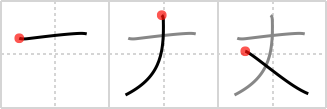
#> input picture media/E4B888.png, 327 x 109 px; its folder holds only this picture in this run
$ python gen-gif-from-image.py
#> lines starting #> are read from the running program, lines starting #| are printed output that depends on the picture
from os import listdir
from os.path import isfile, join

import cv2
import os
import subprocess


mypath = "../media"
onlyfiles = [f for f in listdir(mypath) if isfile(join(mypath, f)) and f.startswith("E") and f.endswith(".png")]
for f in onlyfiles:
  print(f)
  fullpath = join(mypath,f)
  img = cv2.imread(fullpath)
#> img is the input picture: shape (109, 327, 3); mean B, G, R 243.5, 243.6, 244.6
  print(img.shape)
#| (109, 327, 3)
  h = img.shape[0]
#> h = 109
  w = img.shape[1]
#> w = 327
  count = int(w/h + 0.5)
#> count = 3
  print(h,"*",w,"Count:",count)
#| 109 * 327 Count: 3
  output_path = "../media_gif"
  if not os.path.exists(output_path) :
    os.mkdir(output_path)
  temp_path = "../media_pngele"
  if not os.path.exists(temp_path) :
    os.mkdir(temp_path)
  fname = os.path.splitext(os.path.basename(f))[0]
  imglist = []
  for i in range(count):
    print("image ele ", i)
    img_ele = img[:,h*i:h*(i+1),:]
    img_name = join(temp_path, fname +"." + str(i) + ".png")
    cv2.imwrite(img_name, img_ele)
    imglist.append(img_name)
#> this loop made 3 passes
#> pass 1, `img_ele = img[:,h*i:h*(i+1),:]`:
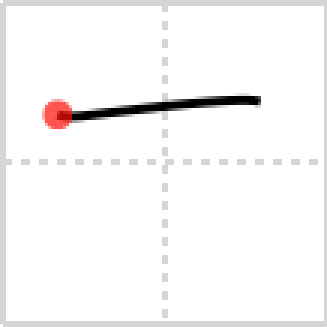
#> img_ele: shape (109, 109, 3) (shown 3 times larger); mean B, G, R 246.3, 246.4, 247.4
#> pass 2, `img_ele = img[:,h*i:h*(i+1),:]`:
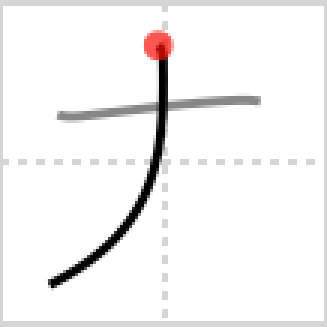
#> img_ele: shape (109, 109, 3) (shown 3 times larger); mean B, G, R 243.1, 243.1, 244.2
#> pass 3, `img_ele = img[:,h*i:h*(i+1),:]`:
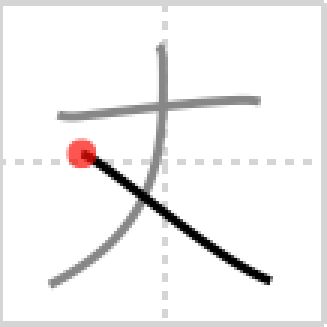
#> img_ele: shape (109, 109, 3) (shown 3 times larger); mean B, G, R 241.2, 241.2, 242.3
#> after the loop, imglist = ['../media_pngele/E4B888.0.png', '../media_pngele/E4B888.1.png', '../media_pngele/E4B888.2.png']

  params = ["magick", "-loop", "0", "-delay", "100", join(output_path, fname + ".gif")]
  params[-1:-1] = imglist
  print(params)
#| ['magick', '-loop', '0', '-delay', '100', '../media_pngele/E4B888.0.png', '../media_pngele/E4B888.1.png', '../media_pngele/E4B888.2.png', '../media_gif/E4B888.gif']
  subprocess.run(params)
#> (this line was passed over: subprocess is not available in this run)
  #convert -loop 0 -delay 100 in1.png in2.png out.gif

$ run again, on media/E4BBA3.png
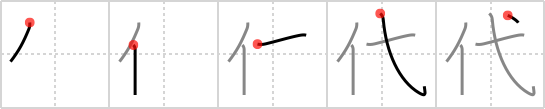
#> input picture media/E4BBA3.png, 545 x 109 px
#> img is the input picture: shape (109, 545, 3); mean B, G, R 244.4, 244.5, 245.5
#| (109, 545, 3)
#| 109 * 545 Count: 5
#> the loop `for i in range(count):` made 5 passes
#> pass 1, `img_ele = img[:,h*i:h*(i+1),:]`:
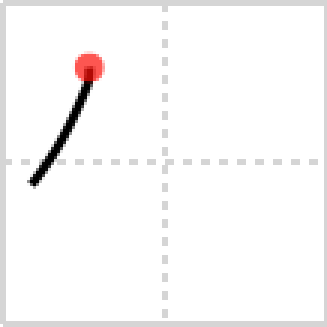
#> img_ele: shape (109, 109, 3) (shown 3 times larger); mean B, G, R 247.9, 247.9, 249
#> pass 3, `img_ele = img[:,h*i:h*(i+1),:]`:
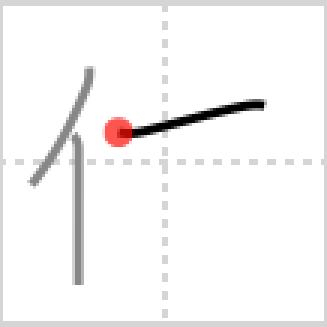
#> img_ele: shape (109, 109, 3) (shown 3 times larger); mean B, G, R 245, 245, 246.1
#> after the loop `for i in range(count):`: imglist = ['../media_pngele/E4BBA3.0.png', '../media_pngele/E4BBA3.1.png', '../media_pngele/E4BBA3.2.png', '../media_pngele/E4BBA3.3.png', '../media_pngele/E4BBA3.4.png']
#> (printed output is left out)

$ run again, on media/E4BBB2.png
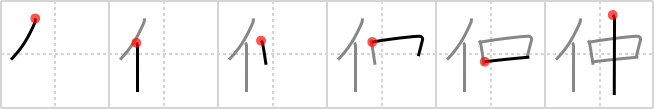
#> input picture media/E4BBB2.png, 654 x 109 px
#> img is the input picture: shape (109, 654, 3); mean B, G, R 244.2, 244.2, 245.3
#| (109, 654, 3)
#| 109 * 654 Count: 6
#> the loop `for i in range(count):` made 6 passes
#> pass 1, `img_ele = img[:,h*i:h*(i+1),:]`:
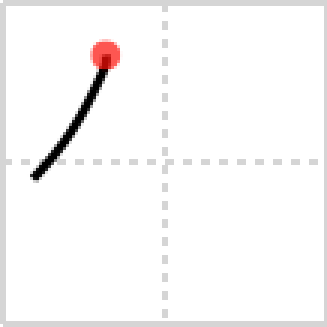
#> img_ele: shape (109, 109, 3) (shown 3 times larger); mean B, G, R 247.6, 247.6, 248.7
#> pass 3, `img_ele = img[:,h*i:h*(i+1),:]`:
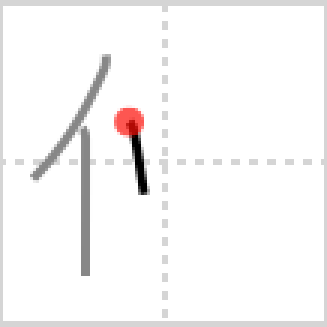
#> img_ele: shape (109, 109, 3) (shown 3 times larger); mean B, G, R 246.5, 246.6, 247.6
#> after the loop `for i in range(count):`: imglist = ['../media_pngele/E4BBB2.0.png', '../media_pngele/E4BBB2.1.png', '../media_pngele/E4BBB2.2.png', '../media_pngele/E4BBB2.3.png', '../media_pngele/E4BBB2.4.png', '../media_pngele/E4BBB2.5.png']
#> (printed output is left out)

$ run again, on media/E4BD99.png
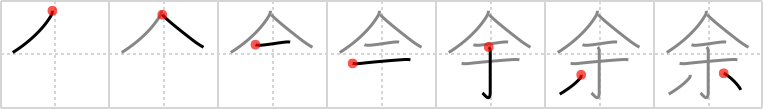
#> input picture media/E4BD99.png, 763 x 109 px
#> img is the input picture: shape (109, 763, 3); mean B, G, R 243.6, 243.6, 244.7
#| (109, 763, 3)
#| 109 * 763 Count: 7
#> the loop `for i in range(count):` made 7 passes
#> pass 1, `img_ele = img[:,h*i:h*(i+1),:]`:
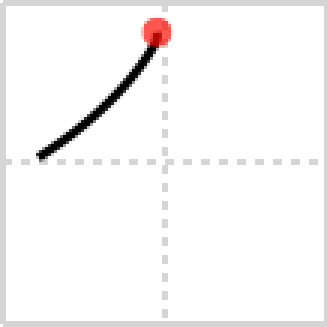
#> img_ele: shape (109, 109, 3) (shown 3 times larger); mean B, G, R 247, 247, 248.1
#> pass 3, `img_ele = img[:,h*i:h*(i+1),:]`:
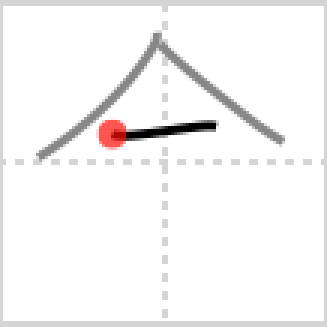
#> img_ele: shape (109, 109, 3) (shown 3 times larger); mean B, G, R 245.5, 245.5, 246.6
#> after the loop `for i in range(count):`: imglist = ['../media_pngele/E4BD99.0.png', '../media_pngele/E4BD99.1.png', '../media_pngele/E4BD99.2.png', '../media_pngele/E4BD99.3.png', '../media_pngele/E4BD99.4.png', '../media_pngele/E4BD99.5.png', '../media_pngele/E4BD99.6.png']
#> (printed output is left out)

$ run again, on media/E4B896.png
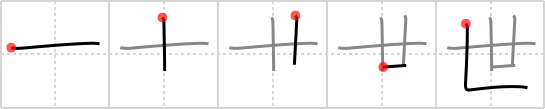
#> input picture media/E4B896.png, 545 x 109 px
#> img is the input picture: shape (109, 545, 3); mean B, G, R 243, 243.1, 244.1
#| (109, 545, 3)
#| 109 * 545 Count: 5
#> the loop `for i in range(count):` made 5 passes
#> pass 1, `img_ele = img[:,h*i:h*(i+1),:]`:
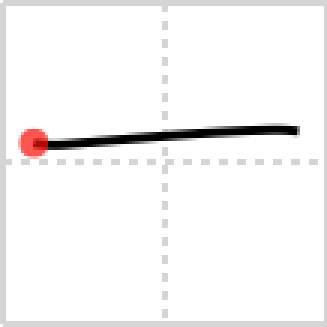
#> img_ele: shape (109, 109, 3) (shown 3 times larger); mean B, G, R 245, 245.1, 246.1
#> pass 3, `img_ele = img[:,h*i:h*(i+1),:]`:
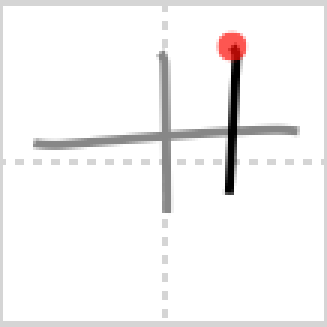
#> img_ele: shape (109, 109, 3) (shown 3 times larger); mean B, G, R 244, 244, 245.1
#> after the loop `for i in range(count):`: imglist = ['../media_pngele/E4B896.0.png', '../media_pngele/E4B896.1.png', '../media_pngele/E4B896.2.png', '../media_pngele/E4B896.3.png', '../media_pngele/E4B896.4.png']
#> (printed output is left out)
